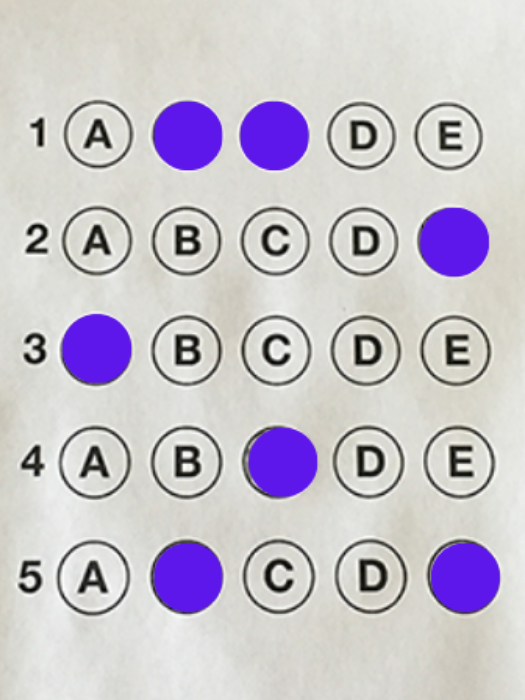
#> input picture BackEnd/util/quiz-solver/test.png, 525 x 700 px
$ python process-quiz.py
#> lines starting #> are read from the running program, lines starting #| are printed output that depends on the picture; after the words box and inside, x2 and y2 are one past the last pixel; in counts of white or black regions, pixels touching at a corner belong together; long printed decimals are rounded
from cv2.typing import MatLike
from imutils.perspective import four_point_transform
from typing import Dict, List
from imutils import contours
import numpy as np
import imutils
import matplotlib.pyplot as plt
import cv2


def get_bubble_contours(thresh: MatLike) -> MatLike:
    # finding contours in the thresholded image, then initializing the list of contours that correspond to questions
    cnts = cv2.findContours(thresh.copy(), cv2.RETR_EXTERNAL, cv2.CHAIN_APPROX_SIMPLE)
    cnts = imutils.grab_contours(cnts)
    question_cnts = []
    # looping over the contours
    for c in cnts:
        # computing the bounding box of the contour, then using the bounding box to derive the aspect ratio
        (x, y, w, h) = cv2.boundingRect(c)
        ar = w / float(h)

        print(f"Width: {w}, Height: {h}, Aspect Ratio: {ar}")
        # in order to label the contour as a question, region should be sufficiently wide, sufficiently tall,
        # and have an aspect ratio approximately equal to 1
        if w >= 20 and h >= 20 and 0.9 <= ar <= 1.1:
            question_cnts.append(c)

    # sorting the question contours top-to-bottom, then initializing the total number of correct answers
    question_cnts = contours.sort_contours(question_cnts, method="top-to-bottom")[0]

    return question_cnts


def get_document_contours(image: MatLike) -> MatLike:
    cnts = cv2.findContours(
        image.copy(),
        cv2.RETR_EXTERNAL,
        cv2.CHAIN_APPROX_SIMPLE
    )

    cnts = imutils.grab_contours(cnts)
    doc_cnt = None

    if len(cnts) > 0:
        # sorting the contours according to their size in descending order
        cnts = sorted(cnts, key=cv2.contourArea, reverse=True)

        # looping over the sorted contours
        for c in cnts:
            # approximating the contour
            peri = cv2.arcLength(c, True)
            approx = cv2.approxPolyDP(c, 0.02 * peri, True)

            # if our approximated contour has four points, then we can assume we have found the paper
            if len(approx) == 4:
                doc_cnt = approx
    else:
        print("No contours found")
        return None

    if doc_cnt is None:
        print("No document found")
        return None

    return doc_cnt


def parser(img: str):
#> called with img = 'test.png'
    image = cv2.imread(img)
#> image is the input picture: shape (700, 525, 3); mean B, G, R 204.2, 195.1, 200.5

    # convert the image to grayscale, blur it, and find edges in the image
    gray = cv2.cvtColor(image, cv2.COLOR_BGR2GRAY)
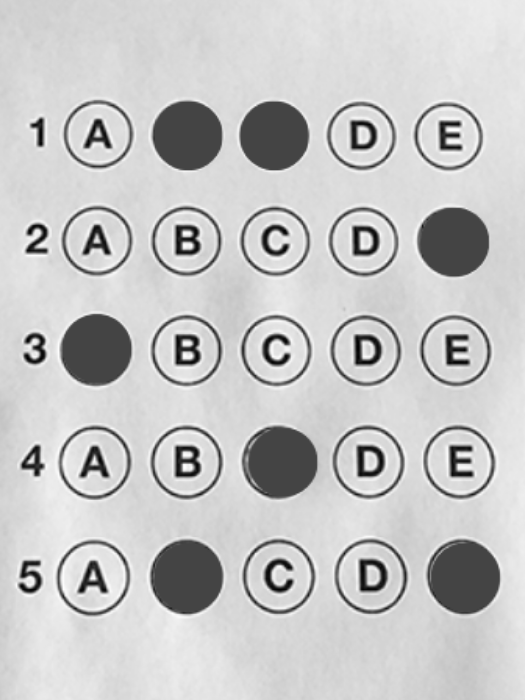
#> gray: shape (700, 525); min 1, max 255, mean 197.7

    # apply GaussianBlur to the gray image to reduce noise
    blurred = cv2.GaussianBlur(gray, (5, 5), 0)

    # apply Canny edge detection to find the edges in the image
    edged = cv2.Canny(blurred, 75, 200)
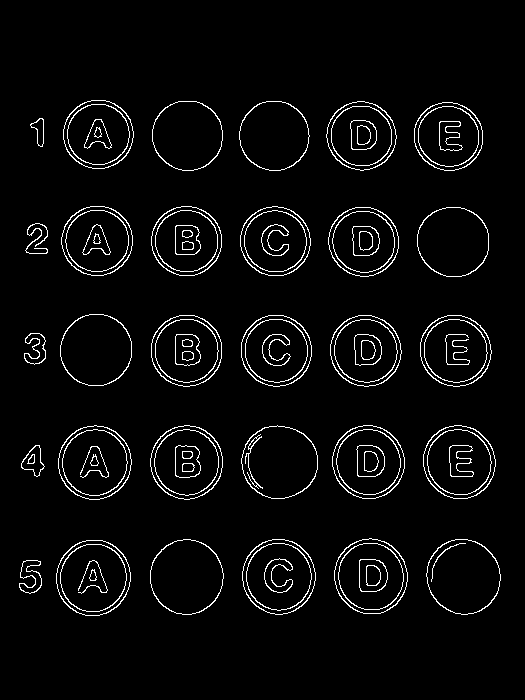
#> edged: shape (700, 525); 4% white in thin lines or dots, all inside (x1, y1, x2, y2) = (19, 100, 501, 616)

    img_contured = get_document_contours(edged)
#> in get_document_contours, `cnts = cv2.findContours( image.copy(), cv2.RETR_EXTERNAL, cv2.CHAIN_AP..`: cnts = 30 contours; largest, box (x1, y1, x2, y2) and area: (56, 540, 131, 616) 4400, (241, 425, 318, 499) 4352, (426, 539, 501, 615) 4318, (334, 538, 408, 614) 4288, (150, 539, 224, 615) 4283
#> the loop in get_document_contours, `for c in cnts:` made 30 passes
#> peri on passes 1 to 12: 247.6, 248.2, 247, 245.6, 245.6, 245, 243, 242.2, 240.2, 239.6, 237.1, 235.1

    if img_contured is None:
        thresh = cv2.threshold(gray, 0, 255,cv2.THRESH_BINARY_INV | cv2.THRESH_OTSU
                               )[1]
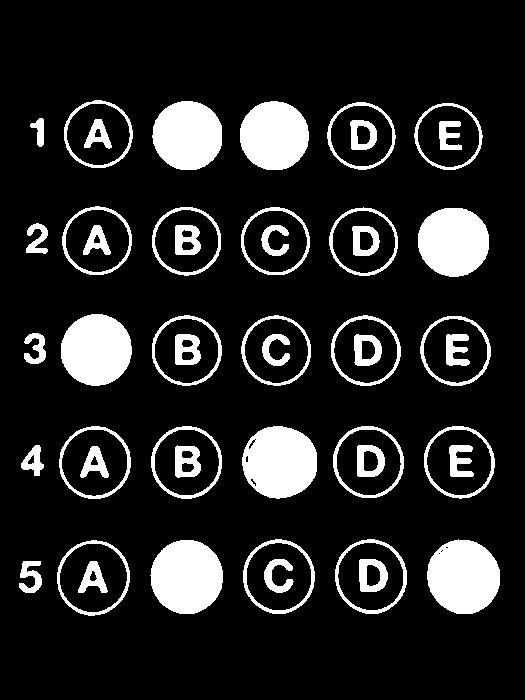
#> thresh: shape (700, 525); 14.2% white; 48 white regions
    else:
        paper = four_point_transform(image, img_contured.reshape(4, 2))
        warped = four_point_transform(gray, img_contured.reshape(4, 2))
        thresh = cv2.threshold(warped, 0, 255,
                               cv2.THRESH_BINARY_INV | cv2.THRESH_OTSU
                               )[1]

    bubble_contours = [
        c for c in get_bubble_contours(thresh)
    ]
#> in get_bubble_contours, `cnts = cv2.findContours(thresh.copy(), cv2.RETR_EXTERNAL, cv2.CHAIN_AP..`: cnts = 30 contours; largest, box (x1, y1, x2, y2) and area: (242, 426, 317, 499) 4210, (57, 540, 130, 616) 4208, (427, 539, 500, 614) 4172, (150, 540, 223, 614) 4136, (335, 539, 407, 614) 4126
#> the loop in get_bubble_contours, `for c in cnts:` made 30 passes
#> (x, y, w, h, ar) on passes 1 to 12: (19, 561, 23, 32, 0.719), (150, 540, 73, 74, 0.986), (57, 540, 73, 76, 0.961), (427, 539, 73, 75, 0.973), (335, 539, 72, 75, 0.96), (243, 539, 72, 75, 0.96), (21, 445, 23, 31, 0.742), (424, 426, 71, 73, 0.973), (333, 426, 71, 72, 0.986), (242, 426, 75, 73, 1.03), (151, 426, 71, 73, 0.973), (59, 426, 72, 73, 0.986)
#| Width: 23, Height: 32, Aspect Ratio: 0.7188
#| Width: 73, Height: 74, Aspect Ratio: 0.9865
#| Width: 73, Height: 76, Aspect Ratio: 0.9605
#| Width: 73, Height: 75, Aspect Ratio: 0.9733
#| Width: 72, Height: 75, Aspect Ratio: 0.96
#| Width: 72, Height: 75, Aspect Ratio: 0.96
#| Width: 23, Height: 31, Aspect Ratio: 0.7419
#| Width: 71, Height: 73, Aspect Ratio: 0.9726
#> (further printed lines are left out)
#> after the loop in get_bubble_contours, `for c in cnts:`: question_cnts = 25 contours; largest, box (x1, y1, x2, y2) and area: (242, 426, 317, 499) 4210, (57, 540, 130, 616) 4208, (427, 539, 500, 614) 4172, (150, 540, 223, 614) 4136, (335, 539, 407, 614) 4126
#> bubble_contours has the same summary as question_cnts in get_bubble_contours

    if img_contured is not None:
        return check_image(thresh, paper, bubble_contours, QUESTIONS, nz_threshold=1000)
    else:
        return check_image(thresh, image, bubble_contours, QUESTIONS, nz_threshold=1400)


def check_image(thresh: MatLike, paper: MatLike, bubble_contours: List[MatLike], questions: Dict[int, List[int]],
                nz_threshold: int = 1400) -> Dict[int, List[int]]:
#> called with nz_threshold = 1400
    num_correct = 0
    answers = {}

    # each question has 5 possible answers, to loop over the question in batches of 5
    for (q, i) in enumerate(np.arange(0, len(bubble_contours), 5)):
        # sorting the contours for the current question from left to right, then initializing the index of the
        # bubbled answer
        cnts = contours.sort_contours(bubble_contours[i:i + 5])[0]
        bubbled = None

        # loop over the sorted contours
        for (j, c) in enumerate(cnts):
            # construct a mask that reveals only the current
            # "bubble" for the question
            mask = np.zeros(thresh.shape, dtype="uint8")
            cv2.drawContours(mask, [c], -1, 255, -1)

            # apply the mask to the thresholded image, then
            # count the number of non-zero pixels in the
            # bubble area
            mask = cv2.bitwise_and(thresh, thresh, mask=mask)
            total = cv2.countNonZero(mask)

            # if the current total has a larger number of total
            # non-zero pixels, then we are examining the currently
            # bubbled-in answer

            if total > nz_threshold:
                if bubbled is None:
                    bubbled = [(total, j)]
                else:
                    bubbled.append((total, j))

        print(f"Bubbled: {bubbled}")

        # initialize the index of the question
        k = questions[q]
        current_correct = 0

        for ans in k:
            if ans >= len(cnts):
                continue
            if ans in [b[1] for b in bubbled]:
                color = (0, 255, 0)
                current_correct += 1
            else:
                color = (0, 0, 255)
            cv2.drawContours(paper, [cnts[ans]], -1, color, 3)

        if current_correct == len(k):
            num_correct += 1

        # update the list of correct answers
        for b in bubbled:
            if answers.get(q) is None:
                answers[q] = [b[1]]
            else:
                answers[q].append(b[1])
#> this loop made 5 passes
#> (i, k) on passes 1 to 5: (0, [1, 2, 3, 4]), (5, [4]), (10, [0]), (15, [3]), (20, [1])
#| Bubbled: [(3836, 1), (3778, 2)]
#| Bubbled: [(3920, 4)]
#| Bubbled: [(4014, 0)]
#| Bubbled: [(4271, 2)]
#| Bubbled: [(4240, 1), (4271, 4)]
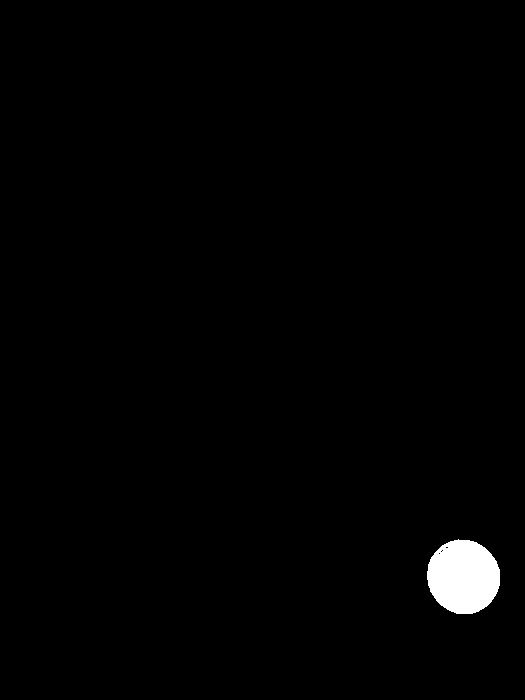
#> mask: shape (700, 525); 1.2% white; 1 white region, box (x1, y1, x2, y2) and area: (427, 539, 500, 614) 4271
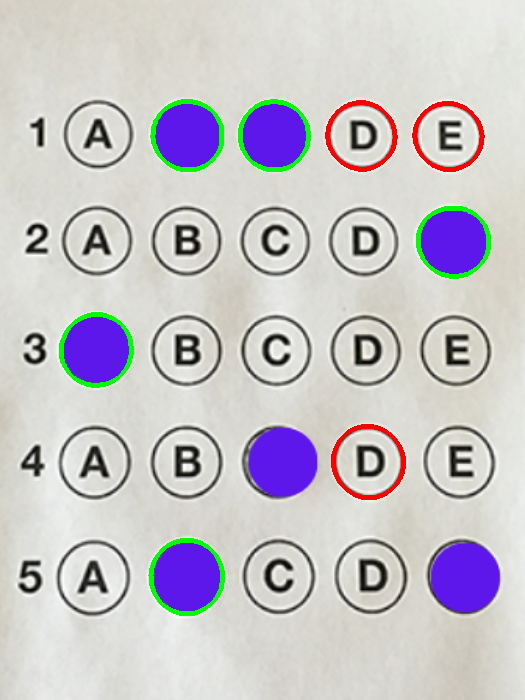
#> paper: shape (700, 525, 3); mean B, G, R 200.4, 195.9, 199.4
#> after the loop, answers = {0: [1, 2], 1: [4], 2: [0], 3: [2], 4: [1, 4]}; num_correct = 3

    # grab the test taker
    score = (num_correct / len(questions)) * 100
#> score = 60
    cv2.putText(paper, "{:.2f}%".format(score), (10, 30),
                cv2.FONT_HERSHEY_SIMPLEX, 0.9, (0, 0, 255), 2)
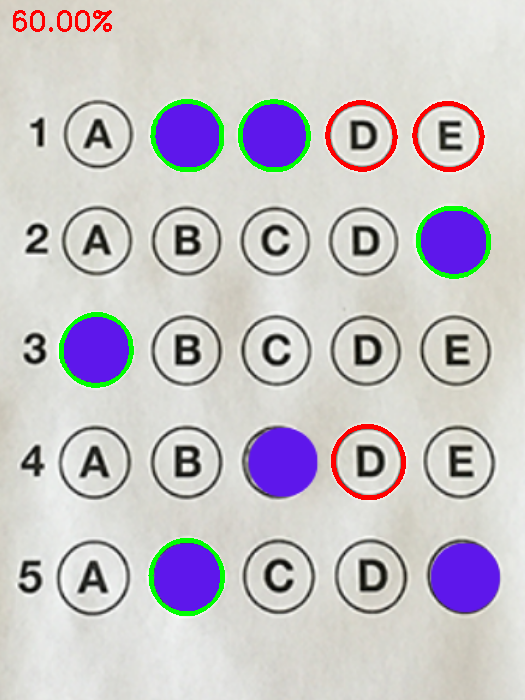
#> paper: shape (700, 525, 3); 0.24% of pixels changed, all inside (x1, y1, x2, y2) = (13, 10, 112, 32)
    cv2.imshow("Exam", paper)
    cv2.waitKey(0)

    return answers


QUESTIONS = {0: [1, 2, 3, 4], 1: [4], 2: [0], 3: [3], 4: [1]}

answers = parser("test.png")
#> answers = {0: [1, 2], 1: [4], 2: [0], 3: [2], 4: [1, 4]}
